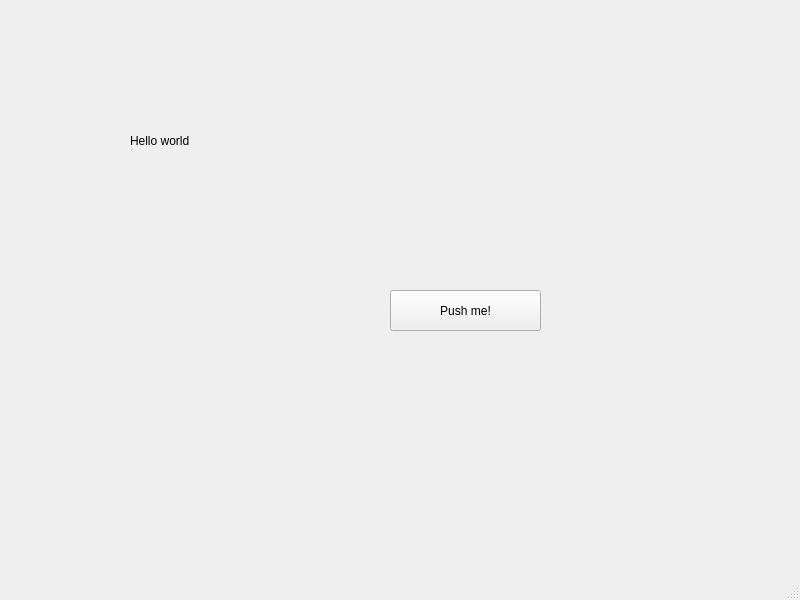
<?xml version="1.0" encoding="UTF-8"?>
<ui version="4.0">
 <class>MainWindow</class>
 <widget class="QMainWindow" name="MainWindow">
  <property name="geometry">
   <rect>
    <x>0</x>
    <y>0</y>
    <width>800</width>
    <height>600</height>
   </rect>
  </property>
  <property name="windowTitle">
   <string>MainWindow</string>
  </property>
  <widget class="QWidget" name="centralwidget">
   <widget class="QLabel" name="label">
    <property name="geometry">
     <rect>
      <x>130</x>
      <y>110</y>
      <width>151</width>
      <height>61</height>
     </rect>
    </property>
    <property name="text">
     <string>Hello world</string>
    </property>
   </widget>
   <widget class="QPushButton" name="button1">
    <property name="geometry">
     <rect>
      <x>390</x>
      <y>290</y>
      <width>151</width>
      <height>41</height>
     </rect>
    </property>
    <property name="text">
     <string>Push me!</string>
    </property>
   </widget>
  </widget>
  <widget class="QMenuBar" name="menubar">
   <property name="geometry">
    <rect>
     <x>0</x>
     <y>0</y>
     <width>800</width>
     <height>22</height>
    </rect>
   </property>
  </widget>
  <widget class="QStatusBar" name="statusbar"/>
 </widget>
 <resources/>
 <connections>
  <connection>
   <sender>button1</sender>
   <signal>clicked()</signal>
   <receiver>MainWindow</receiver>
   <slot>slot1()</slot>
   <hints>
    <hint type="sourcelabel">
     <x>479</x>
     <y>327</y>
    </hint>
    <hint type="destinationlabel">
     <x>526</x>
     <y>281</y>
    </hint>
   </hints>
  </connection>
 </connections>
 <slots>
  <slot>slot1()</slot>
 </slots>
</ui>
